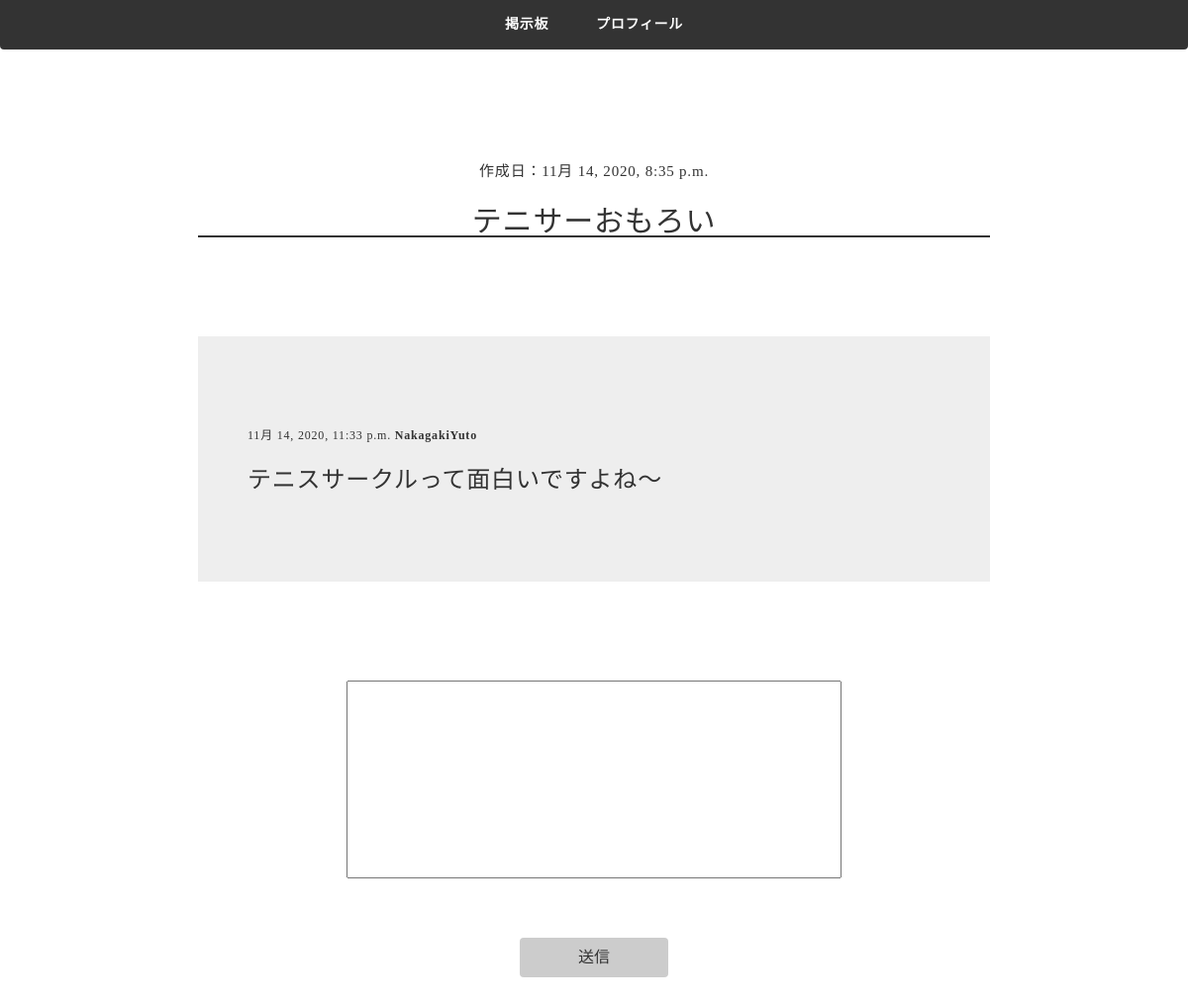
The app's page /thread/6/ (signed in) with its own data.
### notice_board/models.py (models this page shows, shortened)
class Thread(models.Model):
    university = models.ForeignKey('University', on_delete=models.CASCADE)
    author = models.ForeignKey(settings.AUTH_USER_MODEL, on_delete=models.CASCADE)
    title = models.CharField(max_length=200)
    created_date = models.DateTimeField(default=timezone.now)
    category = models.ForeignKey('Category', on_delete=models.CASCADE)

class Post(models.Model):
    thread = models.ForeignKey('Thread', on_delete=models.CASCADE)
    author = models.ForeignKey(settings.AUTH_USER_MODEL, on_delete=models.CASCADE)
    text = models.TextField()
    published_date = models.DateTimeField(default=timezone.now)

### notice_board/views.py (the view)
# urls.py: path('thread/<int:pk>/', views.ThreadDetailView, name='thread_detail'),
@login_required
def ThreadDetailView(request, pk):
    thread = get_object_or_404(Thread, pk=pk)
    posts = Post.objects.filter(thread=thread)
    profile = UserProfile.objects.get(user=request.user)
    return render(request, 'notice_board/thread_detail.html', {'thread': thread, 'profile':profile, 'posts':posts})

### notice_board/templates/notice_board/thread_detail.html (shortened to what this page needs)
{% extends "notice_board/base.html" %}
{% load static %}
{% block content %}
<div class="thread-detail-section section">
    <div class="section-title thread-detail-title">
        <p>作成日：{{ thread.created_date }}</p>
        <h2>{{ thread.title }}</h2>
    </div>
    <div class="section-body thread-detail-body">
        <div class="thread-detail-list">
            {% for post in posts %}
                <div class="post">
                    <p>{{ post.published_date }}    <strong>{{ post.author }}</strong></p>
                    <h3>{{ post.text|linebreaksbr }}</h3>
                </div>
            {% endfor %}
        </div>
        <form action="{% url 'add_post' pk=thread.pk %}" method="POST" name="post-form">
            <div class="post-form" name="post-form">
                <input type="text" class="post-text" name="post-text" required>
            </div>
            <div>
                <button type="submit" class="btn add-post-btn" name='action' value="save">送信</button>
            </div>
        </form>
    </div>
</div>
{% endblock %}

### notice_board/static/css/notice_board.css (style rules this page uses)
body { color: darkslategrey; font-family: "游ゴシック Medium", "Yu Gothic Medium", "游ゴシック体", "YuGothic", "メイリオ", "Meiryo", "ＭＳ Ｐゴシック", "MS PGothic"; font-size: 15px; line-height: 1.8; letter-spacing: .8px; word-break: break-all; color: #333; padding-top: 60px; }
.section { max-width: 800px; text-align: center; margin : 0 auto; }
.thread-detail-section { width: 800px; }
.thread-detail-title { margin: 100px auto; }
.thread-detail-list { background-color: #EEE; padding: 50px 50px; }
.thread-detail-section h2 { background: linear-gradient(transparent 95%, #333 20%) }
.thread-detail-list { text-align: left; }
.post { margin: 40px auto; }
.thread-detail-list p { font-size: 12px; }
.post-form { margin: 100px auto 20px; }
.post-text { width: 500px; height: 200px; }
.add-post-btn { margin: 40 auto; font-size: 16px; text-align: center; display: inline-block; width: 150px; height: 40px; background-color: #ccc; }

### records on screen
Thread: created_date "11月 14, 2020, 8:35 p.m.", title "テニサーおもろい"
Post: published_date "11月 14, 2020, 11:33 p.m.", author "NakagakiYuto", text "テニスサークルって面白いですよね～"
